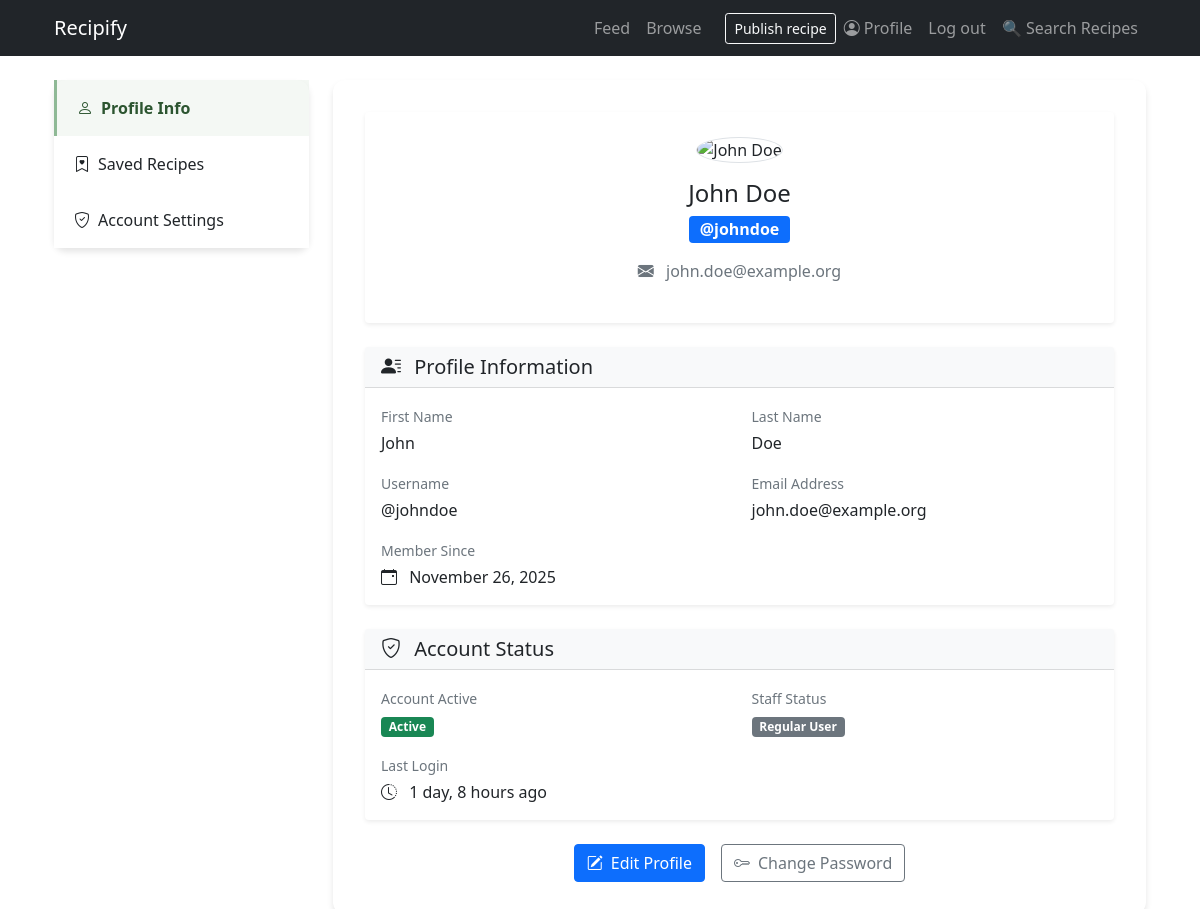
The app's page /profile/ (signed in), older data.
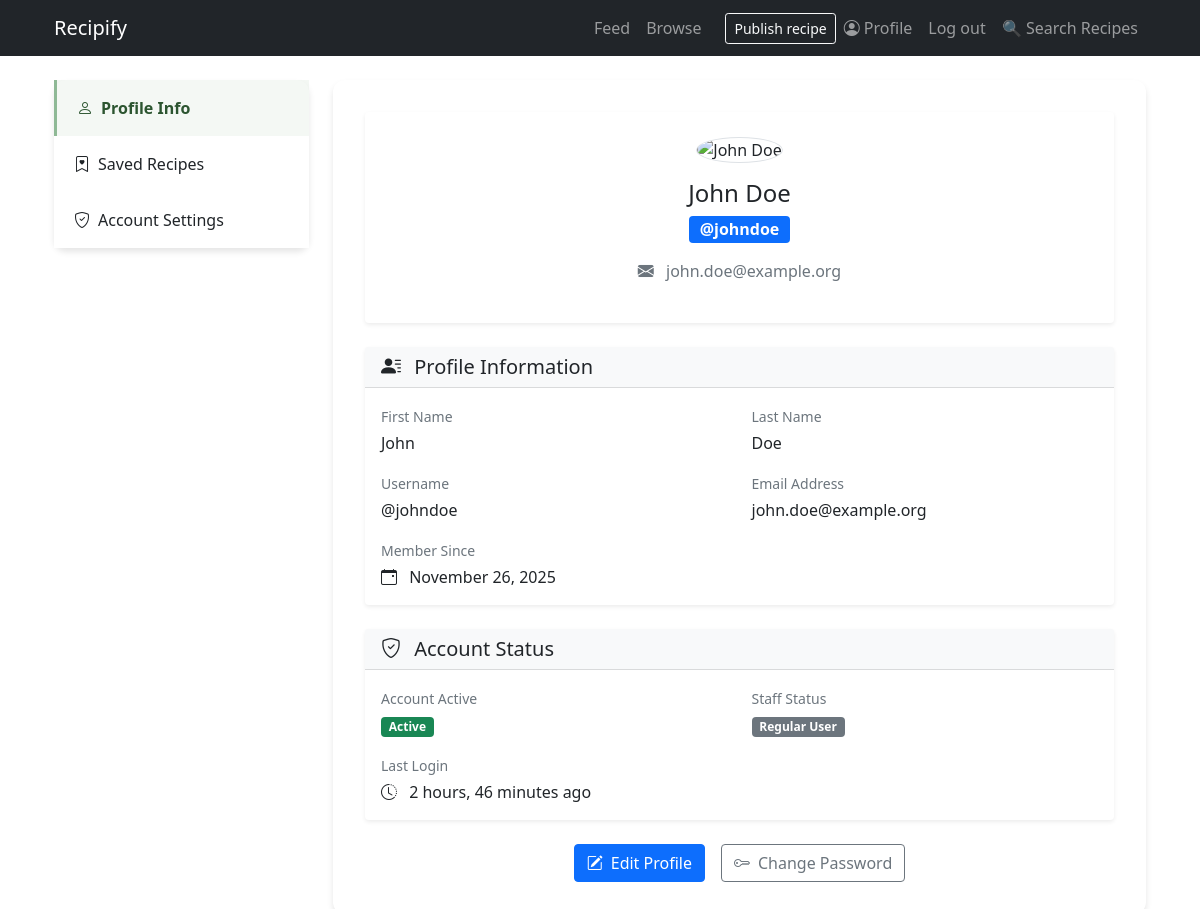
The same page, newer data.
### recipes/models/user.py (models this page shows, shortened)
class User(AbstractUser):
    username = models.CharField(
        max_length=30,
        unique=True,
        validators=[RegexValidator(
            regex=r'^@\w{3,}$',
            message='Username must consist of @ followed by at least three alphanumericals'
        )]
    )
    first_name = models.CharField(max_length=50, blank=False)
    last_name = models.CharField(max_length=50, blank=False)
    email = models.EmailField(unique=True, blank=False)
    class Meta:
        ordering = ['last_name', 'first_name']
    def full_name(self):
        return f'{self.first_name} {self.last_name}'
    def gravatar(self, size=120):
        gravatar_object = Gravatar(self.email)
        gravatar_url = gravatar_object.get_image(size=size, default='mp')
        return gravatar_url

### recipes/views/profile_view.py (the view, shortened to what this page needs)
# urls.py: path("profile/", profile, name="profile"),  # Display profile
@login_required
def profile(request):
    current_user = request.user
    saved_recipes = current_user.saved_recipes.all().select_related('recipe', 'recipe__author')
    saved_recipe_ids = saved_recipes.values_list('recipe_id', flat=True)
    return render(request, 'profile.html', {
        'user': current_user,
        'saved_recipe_ids': list(saved_recipe_ids),
        'saved_recipes_prefetched': saved_recipes,
    })

### recipes/templates/profile.html (shortened to what this page needs)
{% extends 'base_content.html' %}
{% load static %}
{% load recipe_helpers %}
{% block content %}
<div class="container mt-4">
  <div class="row">
    <div class="col-md-4 col-lg-3">
      <div class="recipe-card">
        <div class="card-body p-0">
          <div class="list-group list-group-flush">
            <a href="?tab=profile-info" class="list-group-item nav-tab {% if request.GET.tab != 'recipes' and request.GET.tab != 'account' %}active{% endif %}">
              <i class="bi bi-person me-2"></i>Profile Info
            </a>
            <a href="?tab=recipes" class="list-group-item nav-tab {% if request.GET.tab == 'recipes' %}active{% endif %}">
              <i class="bi bi-bookmark-heart me-2"></i>Saved Recipes
            </a>
            <a href="?tab=account" class="list-group-item nav-tab {% if request.GET.tab == 'account' %}active{% endif %}">
              <i class="bi bi-shield-check me-2"></i>Account Settings
            </a>
          </div>
        </div>
      </div>
    </div>
    <div class="col-md-8 col-lg-9">
      {% if request.GET.tab != 'recipes' and request.GET.tab != 'account' %}
      <div id="profile-info" class="content-section">
        {% include 'partials/profile_tabs/profile_info.html' %}
      </div>
      {% endif %}
    </div>
  </div>
</div>
{% endblock %}

### recipes/templates/partials/profile_tabs/profile_info.html
<div class="card shadow-sm border-0">
  <div class="card-body text-center p-4">
    <div class="mb-3">
      <img
        src="{{ user.gravatar }}"
        alt="{{ user.full_name }}"
        class="rounded-circle border"
        width="120"
        height="120"
      />
    </div>
    <h2 class="card-title h4 mb-2">{{ user.full_name }}</h2>
    <div class="mb-3">
      <span class="badge bg-primary fs-6">{{ user.username }}</span>
    </div>
    <p class="text-muted mb-3">
      <i class="bi bi-envelope-fill me-2"></i>
      {{ user.email }}
    </p>
  </div>
</div>
<div class="card shadow-sm border-0 mt-4">
  <div class="card-header bg-light">
    <h5 class="card-title mb-0">
      <i class="bi bi-person-lines-fill me-2"></i>
      Profile Information
    </h5>
  </div>
  <div class="card-body">
    <div class="row">
      <div class="col-md-6 mb-3">
        <label class="form-label text-muted small mb-1">First Name</label>
        <p class="fs-6 mb-0">{{ user.first_name }}</p>
      </div>
      <div class="col-md-6 mb-3">
        <label class="form-label text-muted small mb-1">Last Name</label>
        <p class="fs-6 mb-0">{{ user.last_name }}</p>
      </div>
    </div>
    <div class="row">
      <div class="col-md-6 mb-3">
        <label class="form-label text-muted small mb-1">Username</label>
        <p class="fs-6 mb-0">{{ user.username }}</p>
      </div>
      <div class="col-md-6 mb-3">
        <label class="form-label text-muted small mb-1">Email Address</label>
        <p class="fs-6 mb-0">{{ user.email }}</p>
      </div>
    </div>
    <div class="row">
      <div class="col-12">
        <label class="form-label text-muted small mb-1">Member Since</label>
        <p class="fs-6 mb-0">
          <i class="bi bi-calendar-event me-2"></i>
          {{ user.date_joined|date:"F j, Y" }}
        </p>
      </div>
    </div>
  </div>
</div>
<div class="card shadow-sm border-0 mt-4">
  <div class="card-header bg-light">
    <h5 class="card-title mb-0">
      <i class="bi bi-shield-check me-2"></i>
      Account Status
    </h5>
  </div>
  <div class="card-body">
    <div class="row">
      <div class="col-md-6 mb-3">
        <label class="form-label text-muted small mb-1">Account Active</label>
        <div>
          {% if user.is_active %}
            <span class="badge bg-success">Active</span>
          {% else %}
            <span class="badge bg-danger">Inactive</span>
          {% endif %}
        </div>
      </div>
      <div class="col-md-6 mb-3">
        <label class="form-label text-muted small mb-1">Staff Status</label>
        <div>
          {% if user.is_staff %}
            <span class="badge bg-warning text-dark">Staff Member</span>
          {% else %}
            <span class="badge bg-secondary">Regular User</span>
          {% endif %}
        </div>
      </div>
    </div>
    <div class="row">
      <div class="col-12">
        <label class="form-label text-muted small mb-1">Last Login</label>
        <p class="fs-6 mb-0">
          <i class="bi bi-clock-history me-2"></i>
          {% if user.last_login %}
            {{ user.last_login|timesince }} ago
          {% else %}
            Never logged in
          {% endif %}
        </p>
      </div>
    </div>
  </div>
</div>
<div class="d-grid gap-2 d-md-flex justify-content-md-center mt-4">
  <a href="{% url 'profile_edit' %}" class="btn btn-primary me-md-2">
    <i class="bi bi-pencil-square me-2"></i>Edit Profile
  </a>
  <a href="{% url 'password' %}" class="btn btn-outline-secondary">
    <i class="bi bi-key me-2"></i>Change Password
  </a>
</div>

Row changes from the older to the newer data that the page shows:
changed User "John Doe": last_login "1 day, 8 hours" → "2 hours, 46 minutes"
